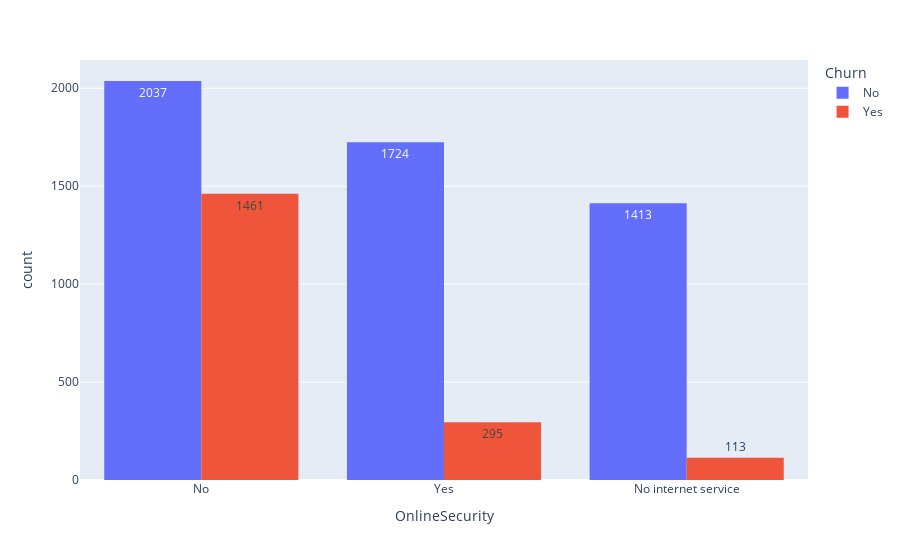

Here is the notebook cell this chart was saved with:
### Markdown cell above
### Online Security and Backup

### Code cell
px.histogram(churn, x='OnlineSecurity', color='Churn', text_auto=True, barmode='group')

### Figure 1 — Plotly figure (JSON) as saved in the notebook; plotly's stock layout.template omitted (floating-point values rounded to 4 significant figures; data arrays with more than 128 entries replaced by an {"elided": "..."} marker saying what was removed)
{"data": [{"alignmentgroup": "True", "bingroup": "x", "hovertemplate": "Churn=No<br>OnlineSecurity=%{x}<br>count=%{y}<extra></extra>", "legendgroup": "No", "marker": {"color": "#636efa", "pattern": {"shape": ""}}, "name": "No", "offsetgroup": "No", "orientation": "v", "showlegend": true, "texttemplate": "%{value}", "type": "histogram", "x": {"elided": "5174 str values"}, "xaxis": "x", "yaxis": "y"}, {"alignmentgroup": "True", "bingroup": "x", "hovertemplate": "Churn=Yes<br>OnlineSecurity=%{x}<br>count=%{y}<extra></extra>", "legendgroup": "Yes", "marker": {"color": "#EF553B", "pattern": {"shape": ""}}, "name": "Yes", "offsetgroup": "Yes", "orientation": "v", "showlegend": true, "texttemplate": "%{value}", "type": "histogram", "x": {"elided": "1869 str values"}, "xaxis": "x", "yaxis": "y"}], "layout": {"barmode": "group", "legend": {"title": {"text": "Churn"}, "tracegroupgap": 0}, "margin": {"t": 60}, "xaxis": {"anchor": "y", "domain": [0, 1], "title": {"text": "OnlineSecurity"}}, "yaxis": {"anchor": "x", "domain": [0, 1], "title": {"text": "count"}}}}
